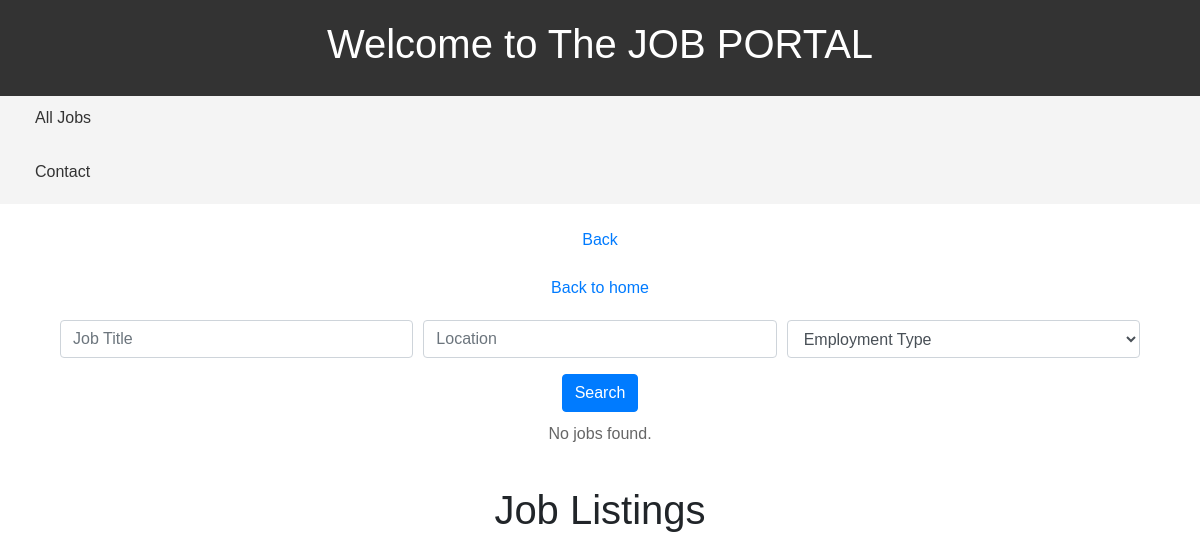
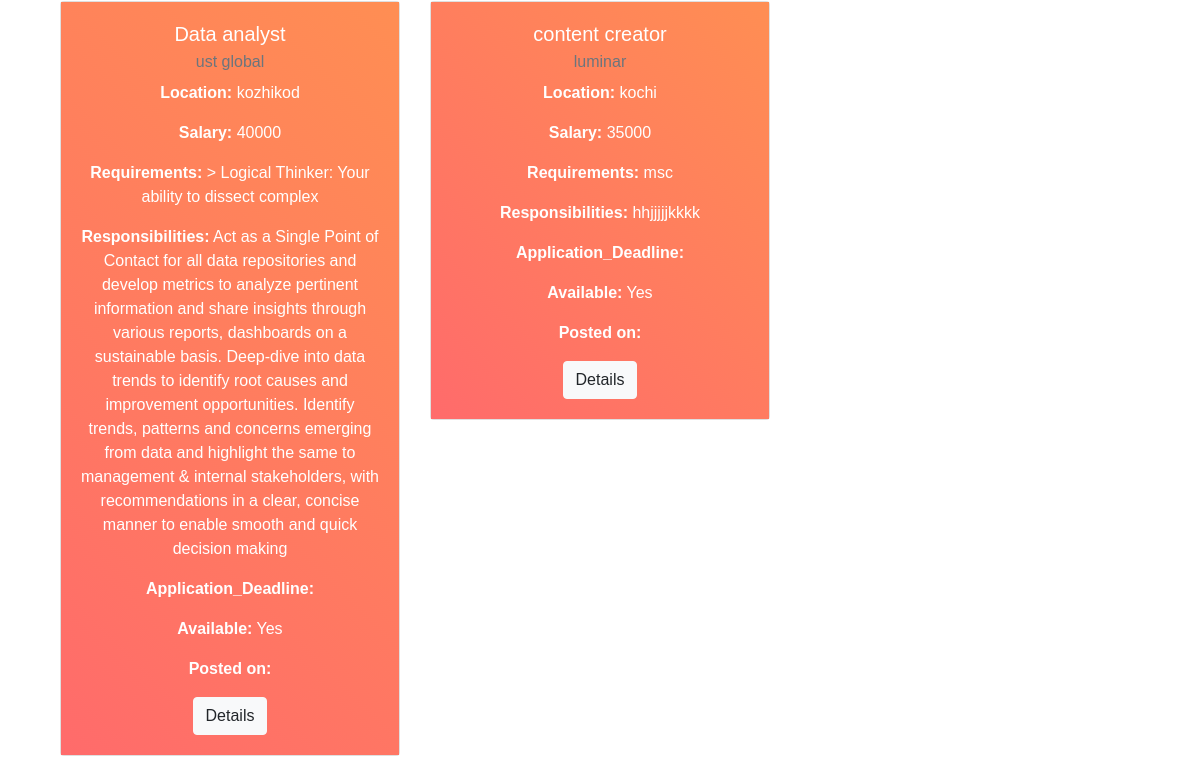
Page /job-listing/ on the earlier database version (2 pictures, top to bottom).
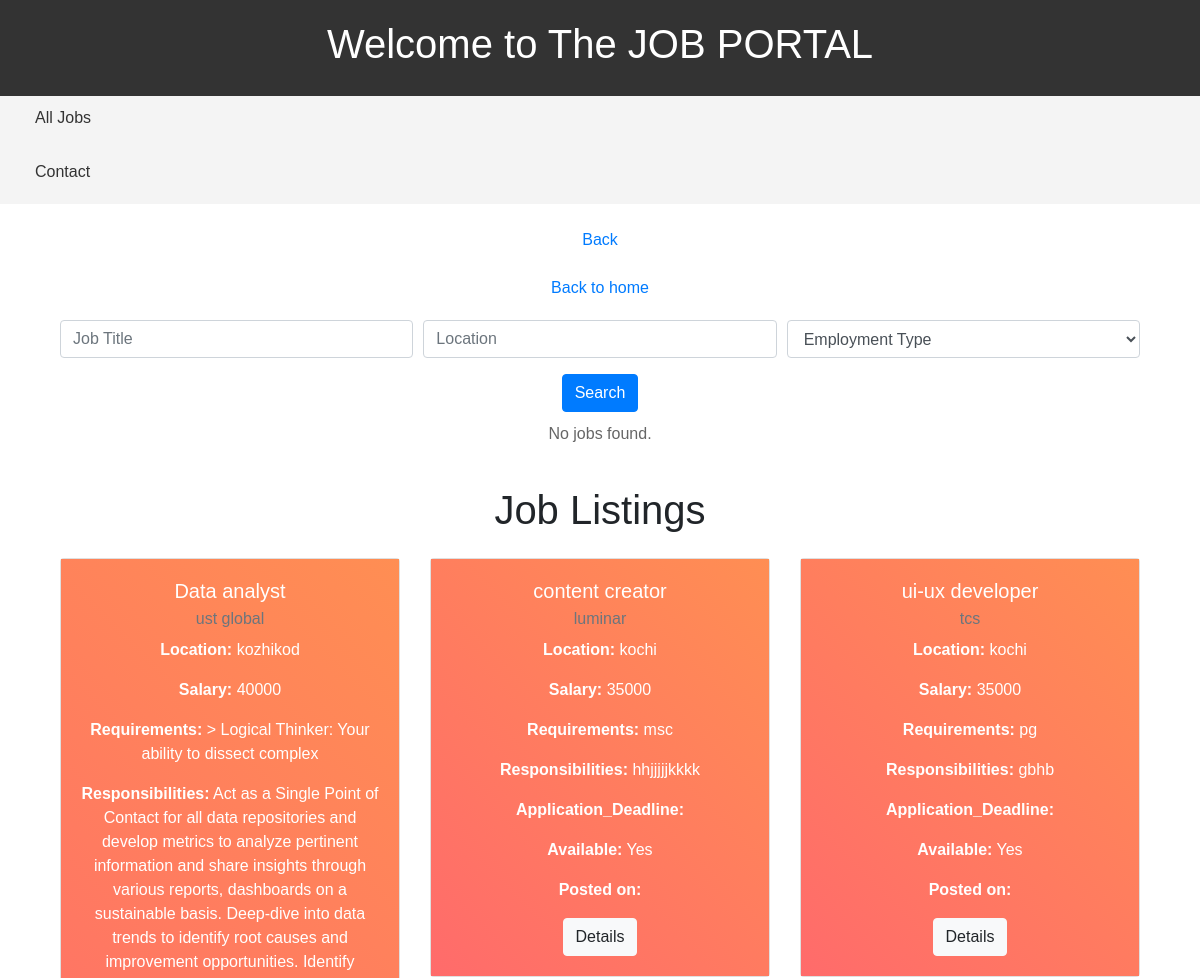
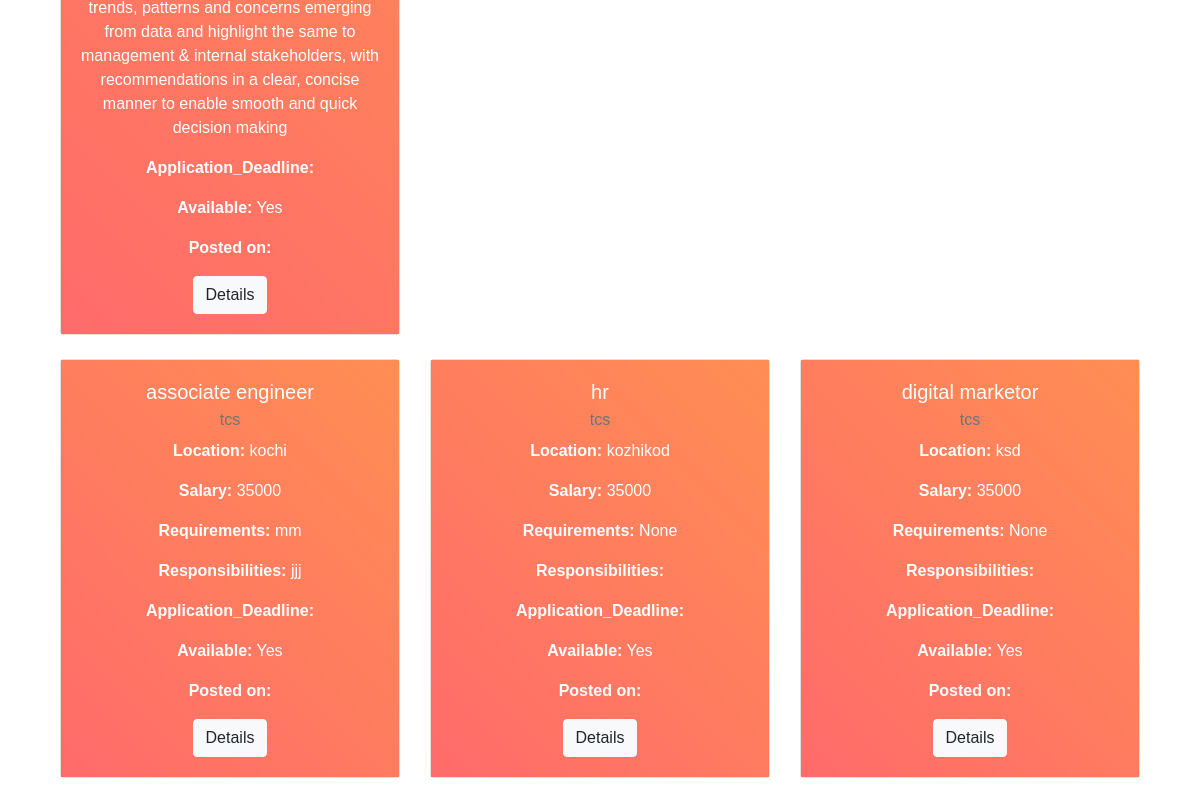
Same page on the later database version (2 pictures, top to bottom).
### job/models.py (models this page shows, shortened)
class Job (models.Model):
    user = models. ForeignKey (User, on_delete=models.CASCADE)
    company = models. ForeignKey (Company, on_delete=models.CASCADE)
    title = models. CharField(max_length=100)
    location = models. CharField(max_length=100)
    salary = models. PositiveIntegerField(default=35000)
    is_available=models.BooleanField(default=True)
    timestamb=models.DateTimeField(auto_now_add=True)
    job_description = models.TextField(null=True,blank=True)
    required_qualifications = models.CharField(max_length=50,null=True,blank=True)
    responsibilities = models.TextField(null=True,blank=True)
    application_Deadline = models.DateField(null=True,blank=True)
    salary_Range = models.CharField(max_length=50,null=True,blank=True)
    option = (('Full-time', 'Full-time'), ('Part-time', 'Part-time'), ('Contract', 'Contract'), ('etc', 'etc'))
    Employment_Type = models.CharField(choices=option, max_length=20,null=True,blank=True)
    Company_Benefits = models.TextField(null=True,blank=True)
    How_to_Apply = models.TextField(null=True,blank=True)
    cover_letter=models.CharField(max_length=20,null=True,blank=True)
    status_choices = (('Accepted', 'Accepted'),
                      ('Declined', 'Declined'),
                      ('Pending', 'Pending'))
    status = models.CharField(max_length=20, choices=status_choices,null=True)

### company/models.py (models this page shows)
class Company(models.Model):
    user = models. OneToOneField(User, on_delete=models.CASCADE)
    name = models. CharField(max_length=100,null=True,blank=True)
    est_date = models. PositiveIntegerField(null=True,blank=True)
    city = models. CharField(max_length=100,null=True,blank=True)
    state = models. CharField(max_length=100,null=True,blank=True)
    def __str__(self):
        return self.name

### website/views.py (the view)
# urls.py: path('job-listing/',job_listing,name="job-listing"),
def job_listing (request):
    jobs=Job.objects.filter(is_available=True).order_by('timestamb')
    context = {'jobs':jobs}
    return render(request, 'website/job_listing.html',context)

### templates/website/job_listing.html (shortened to what this page needs)
{% extends 'users/base.html' %}
{% block content %}
<div class="container">
  <form class="search-form" action="{% url 'search' %}" method="GET">
    <div class="form-row">
      <div class="form-group col-md-4">
        <input type="text" class="form-control" name="job_title" placeholder="Job Title">
      </div>
      <div class="form-group col-md-4">
        <input type="text" class="form-control" name="job_location" placeholder="Location">
      </div>
      <div class="form-group col-md-4">
        <select class="form-control" name="employment_type">
          <option value="">Employment Type</option>
        </select>
      </div>
    </div>
    <button type="submit" class="btn btn-primary">Search</button>
  </form>
          <div class="row">
            {% if jobapp %}
                {% for job in jobapp %}
                    <div class="col-md-4 mb-4">
                        <div class="card">
                            <div class="card-body">
                                <h5 class="card-title">{{ job.title }}</h5>
                                <p class="card-text"><strong>Location:</strong> {{ job.location }}</p>
                                <p class="card-text"><strong>Employment Type:</strong> {{ job.Employment_Type }}</p>
                            </div>
                        </div>
                    </div>
                {% endfor %}
            {% else %}
                <div class="col">
                    <p>No jobs found.</p>
                </div>
            {% endif %}
        </div>
    <h1 class="my-4">Job Listings</h1>
    <div class="row">
        {% for job in jobs %}
        <div class="col-md-4 mb-4">
            <div class="card">
                <div class="card-body" style="background: linear-gradient(45deg, #FF6B6B, #FF8E53);">
                    <h5 class="card-title" style="color: #fff;">{{ job.title }}</h5>
                    <h6 class="card-subtitle mb-2 text-muted" style="color: #fff;">{{ job.company }}</h6>
                    <p class="card-text" style="color: #fff;"><strong>Location:</strong> {{ job.location }}</p>
                    <p class="card-text" style="color: #fff;"><strong>Salary:</strong> {{ job.salary }}</p>
                    <p class="card-text" style="color: #fff;"><strong>Requirements:</strong> {{ job.required_qualifications }}</p>
                    <p class="card-text" style="color: #fff;"><strong>Responsibilities:</strong> {{ job.responsibilities }}</p>
                    <p class="card-text" style="color: #fff;"><strong>Application_Deadline:</strong> {{application_Deadline}}</p>
                    <p class="card-text" style="color: #fff;"><strong>Available:</strong> {% if job.is_available %}Yes{% else %}No{% endif %}</p>
                    <p class="card-text" style="color: #fff;"><strong>Posted on:</strong> {{ job.timestamp }}</p>
                    <a href="{% url 'job-details' job.id %}" class="btn btn-light">Details</a>
                </div>
            </div>
        </div>
        {% endfor %}
    </div>
</div>
{% endblock %}

Differences in the rows shown:
added Job: title "ui-ux developer", company "tcs", location "kochi", salary "35000", required_qualifications "pg", responsibilities "gbhb", is_available "Yes"
added Job: title "associate engineer", company "tcs", location "kochi", salary "35000", required_qualifications "mm", responsibilities "jjj", is_available "Yes"
added Job: title "hr", company "tcs", location "kozhikod", salary "35000", required_qualifications "None", is_available "Yes"
added Job: title "digital marketor", company "tcs", location "ksd", salary "35000", required_qualifications "None", is_available "Yes"
